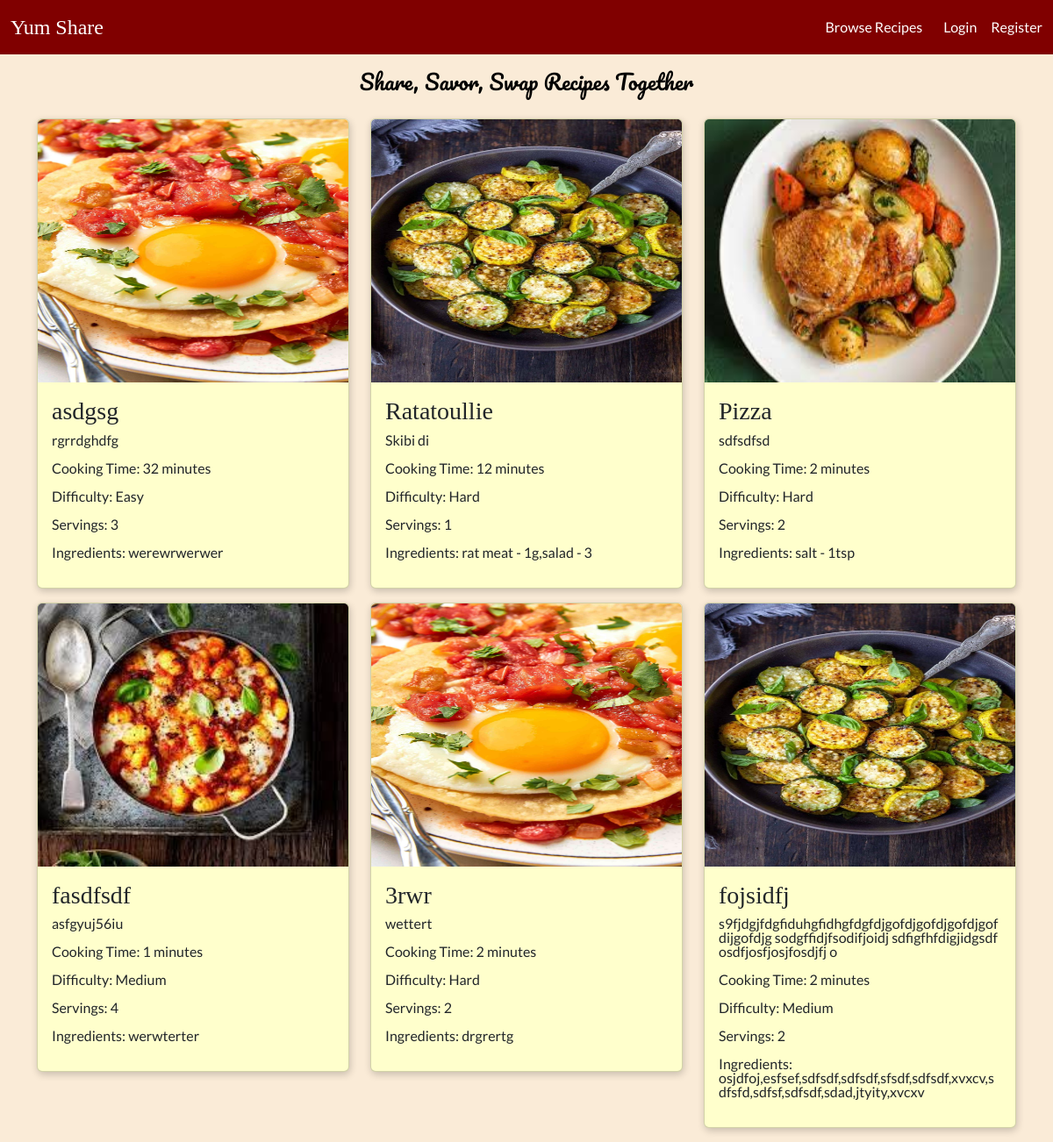
The page / on the database its author committed.
### tables this page shows
CREATE TABLE `recipes` (
  `id` int NOT NULL AUTO_INCREMENT,
  `name` varchar(255) NOT NULL,
  `time` int NOT NULL,
  `difficulty` int DEFAULT NULL,
  `description` varchar(255) DEFAULT NULL,
  `instructions` text NOT NULL,
  `servings` int DEFAULT NULL,
  `image` varchar(255) DEFAULT NULL,
  `views` int DEFAULT '0',
  `user_id` int NOT NULL,
  `created` datetime NOT NULL,
  `ingredients` text NOT NULL,
  `updated` datetime DEFAULT NULL,
  `ratings` int DEFAULT NULL,
  PRIMARY KEY (`id`),
  KEY `user_id` (`user_id`),
  CONSTRAINT `recipes_ibfk_1` FOREIGN KEY (`user_id`) REFERENCES `users` (`id`) ON DELETE CASCADE
);

### Core/functions.php (called while the page is built, shortened)
<?php
function base_path($path)
{
    return BASE_PATH . $path;
}
function view($path, $attributes = [])
{
    extract($attributes);
    require base_path('views/' . $path);
}
function intToDifficulty($value) {
    switch($value) {
        case 1:
            return 'Easy';
            break;
        case 2:
            return 'Medium';
            break;
        case 3:
            return 'Hard';
            break;
    }
}

### Http/controllers/index.php (called while the page is built, shortened)
<?php
$recipeRepo = new RecipeRepository();
$recipes = $recipeRepo->findAllRecipes();
view('index.view.php',[
    'recipes' => $recipes
]);

### public/index.php (called while the page is built, shortened)
<?php
require BASE_PATH . 'Core/functions.php';
require BASE_PATH . 'bootstrap.php';
$router = new Core\Router();
$url = parse_url($_SERVER['REQUEST_URI'])['path'];
$method = $_POST['_method'] ?? $_SERVER['REQUEST_METHOD'];
$router->route($url, $method);

### Core/App.php (called while the page is built, shortened)
<?php
class App
{
    protected static Container $container;
    public static function setContainer($container) {
        static::$container = $container;
    }
    public static function getContainer() {
        return static::$container;
    }
}

### config.php (called while the page is built)
<?php
return [
  'database' => [
      'host' => 'localhost',
      'port' => 3306,
      'dbname' => 'recipeapp'
  ]
];

### bootstrap.php (called while the page is built, shortened)
<?php
$container = new Container();
$container->bind('Core\Database', function () {
    $config = require base_path('config.php');
    return new Database($config['database']);
});

### Core/Database.php (called while the page is built, shortened)
<?php
class Database
{
    protected $connection;
    public function __construct($config, $username = 'root', $password = 'root')
    {
        $dsn = 'mysql:' . http_build_query($config, '', ';');
        $this->connection = new PDO($dsn, $username, $password, [
            PDO::ATTR_DEFAULT_FETCH_MODE => PDO::FETCH_ASSOC
        ]);
    }
    public function query($query, $params = []) {
        $this->statement = $this->connection->prepare($query);
        $this->statement->execute($params);
        return $this->statement;
    }
}

### Core/Container.php (called while the page is built, shortened)
<?php
class Container
{
    protected $bindings = [];
    public function bind($key, $value) {
        $this->bindings[$key] = $value;
    }
    public function resolve($key) {
        return call_user_func($this->bindings[$key]);
    }
}

### repositories/RecipeRepository.php (called while the page is built, shortened)
<?php
class RecipeRepository
{
    protected $db;
    public function __construct()
    {
        $this->db = App::getContainer()->resolve('Core\Database');
    }
    public function findAllRecipes() {
        $statement = 'SELECT * FROM recipes';
        return $this->db->query($statement)->fetchAll();
    }
}

### views/index.view.php (the view, shortened to what this page needs)
<!doctype html>
<html lang="en">
<head>
    <?php require BASE_PATH . 'public/resources/links/links.php' ?>
</head>
<body>
<header>
    <?php require 'partials/nav.view.php' ?>
</header>
<main>
    <div class="content">
        <p class="slogan text-black mb-4 fs-4">Share, Savor, Swap Recipes Together</p>
        <div class="container">
            <div class="row">
                <?php foreach ($recipes as $recipe) : ?>
                    <div class="col-12 col-md-4">
                        <a class="no-underline" href="/recipe?id=<?= $recipe['id'] ?>">
                            <div class="recipe-card card mb-3" style="background-color: #ffffcc;">
                                <img src='<?= $recipe['image'] ?>' class="card-img-top bg-white" alt="recipe" style="height: 300px ;">
                                <div class="card-body lh-1">
                                    <h5 class="heading card-title fs-3"><?= $recipe['name'] ?></h5>
                                    <p class="card-text"><?= $recipe['description'] ?></p>
                                    <p>Cooking Time: <?= $recipe['time'] ?> minutes</p>
                                    <p>Difficulty: <?= intToDifficulty($recipe['difficulty']) ?></p>
                                    <p>Servings: <?= $recipe['servings'] ?></p>
                                    <p>Ingredients: <?= $recipe['ingredients'] ?></p>
                                </div>
                            </div>
                        </a>
                    </div>
                <?php endforeach; ?>
            </div>
        </div>
    </div>
</main>
</body>

### Core/Router.php (shortened to what this page needs)
<?php
class Router
{
    protected $routes = [];
    public function add($url, $controller, $method) {
        $this->routes[] = [
            'url' => $url,
            'controller' => $controller,
            'method' => $method,
            'middleware' => null
        ];
        return $this;
    }
    public function only($key) {
        $this->routes[array_key_last($this->routes)]['middleware'] = $key;
        return $this;
    }
    public function route($url, $method) {
        foreach ($this->routes as $route) {
            if ($route['url'] === $url && $route['method'] === strtoupper($method)) {
                return require base_path('Http/controllers/' . $route['controller']);
            }
        }
    }
}

### public/resources/css/nav.css (style rules this page uses)
.no-underline { text-decoration: none; }

### public/resources/css/general.css (style rules this page uses)
body { background-color: #FAEBD7; font-family: 'Lato', sans-serif; position: relative; }
main { position: relative; }
.content { padding-top: 75px; }
.heading { font-family: 'Playfair Display', serif; }
.slogan { font-family: 'Pacifico', cursive; text-align: center; margin: auto; }
.recipe-card { box-shadow: 1px 3px 8px rgba(0,0,0,0.2); transition: transform 0.5s; }

### rows shown on the page
recipes: image (picture), name "asdgsg", description "rgrrdghdfg", time "32", difficulty "Easy", servings "3", ingredients "werewrwerwer"
recipes: image (picture), name "Ratatoullie", description "Skibi di", time "12", difficulty "Hard", servings "1", ingredients "rat meat - 1g,salad - 3"
recipes: image (picture), name "Pizza", description "sdfsdfsd", time "2", difficulty "Hard", servings "2", ingredients "salt - 1tsp"
recipes: image (picture), name "fasdfsdf", description "asfgyuj56iu", time "1", difficulty "Medium", servings "4", ingredients "werwterter"
recipes: image (picture), name "3rwr", description "wettert", time "2", difficulty "Hard", servings "2", ingredients "drgrertg"
recipes: image (picture), name "fojsidfj", description "s9fjdgjfdgfiduhgfidhgfdgfdjgofdjgofdjgofdjgofdijgofdjg sodgffidjfsodifjoidj sdfigfhfdigjidgsdf osdfjosfjosjfosdjfj o", time "2", difficulty "Medium", servings "2", ingredients "osjdfoj,esfsef,sdfsdf,sdfsdf,sfsdf,sdfsdf,xvxcv,sdfsfd,sdfsf,sdfsdf,sdad,jtyity,xvcxv"
